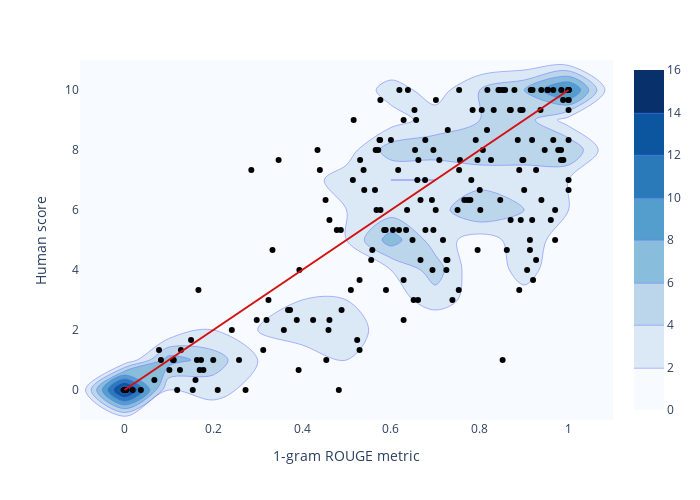

The notebook cell saved with this chart:
### Markdown cell above
Les corrélation entre l'évaluation humaine et celles des métriques ROUGE est plus grande que celle de QualIT (0.71)

### Code cell
# Heatmap de densité en arrière-plan
fig = px.density_contour(
    df, x="1gramm", y="score_humain",
    nbinsx=20, nbinsy=20
)
fig.update_traces(contours_coloring="fill", contours_showlabels = False, colorscale="Blues")
# Scatter plot
fig.add_scatter(
    x=df["1gramm"], y=df["score_humain"],
    mode="markers",
    marker=dict(color="#000000"),
    hovertemplate="Métrique ROUGE 1-gramm = %{x}<br>Score humain = %{y}<extra></extra>"
)
fig.add_shape(
    type="line", x0=0, x1=1, y0=0, y1=10,
    xref="x", yref="y",
    line=dict(color="#d41010")
)
fig.update_layout(
    # title="<b>Score humain vs Métrique ROUGE 1-gramm</b>",
    xaxis_title="1-gram ROUGE metric", yaxis_title="Human score",
    width=700, height=500,
    coloraxis_showscale=False
)
fig.show()

### Figure 1 — Plotly figure (JSON) as saved in the notebook; plotly's stock layout.template omitted (floating-point values rounded to 4 significant figures; data arrays with more than 128 entries replaced by an {"elided": "..."} marker saying what was removed)
{"data": [{"colorscale": [[0, "rgb(247,251,255)"], [0.125, "rgb(222,235,247)"], [0.25, "rgb(198,219,239)"], [0.375, "rgb(158,202,225)"], [0.5, "rgb(107,174,214)"], [0.625, "rgb(66,146,198)"], [0.75, "rgb(33,113,181)"], [0.875, "rgb(8,81,156)"], [1, "rgb(8,48,107)"]], "contours": {"coloring": "fill", "showlabels": false}, "hovertemplate": "1gramm=%{x}<br>score_humain=%{y}<br>count=%{z}<extra></extra>", "legendgroup": "", "line": {"color": "#636efa"}, "name": "", "nbinsx": 20, "nbinsy": 20, "showlegend": false, "type": "histogram2dcontour", "x": {"elided": "200 float values"}, "xaxis": "x", "xbingroup": "x", "y": {"elided": "200 float values"}, "yaxis": "y", "ybingroup": "y"}, {"hovertemplate": "Métrique ROUGE 1-gramm = %{x}<br>Score humain = %{y}<extra></extra>", "marker": {"color": "#000000"}, "mode": "markers", "type": "scatter", "x": {"elided": "200 float values"}, "y": {"elided": "200 float values"}}], "layout": {"coloraxis": {"showscale": false}, "height": 500, "legend": {"tracegroupgap": 0}, "margin": {"t": 60}, "shapes": [{"line": {"color": "#d41010"}, "type": "line", "x0": 0, "x1": 1, "xref": "x", "y0": 0, "y1": 10, "yref": "y"}], "width": 700, "xaxis": {"anchor": "y", "domain": [0, 1], "title": {"text": "1-gram ROUGE metric"}}, "yaxis": {"anchor": "x", "domain": [0, 1], "title": {"text": "Human score"}}}}
